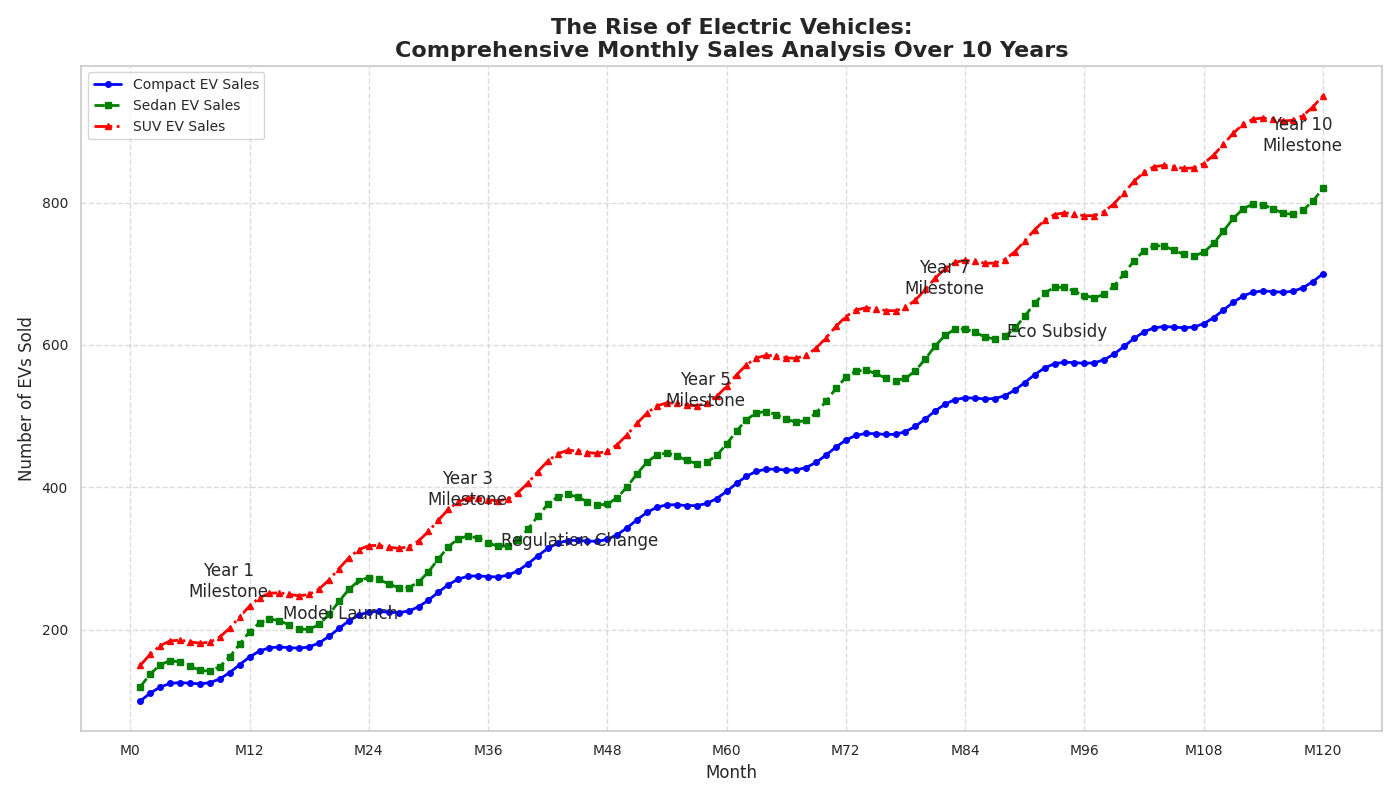

Write Python code to recreate this figure.
import matplotlib.pyplot as plt
import numpy as np

# Define time period: months over 10 years
months = np.arange(1, 121)  # 1 to 120 representing 10 years (12 months each)

# Create sales data for different EV categories with seasonal variation
sales_compact = 100 + 10 * np.sin(np.linspace(0, 24 * np.pi, 120)) + np.linspace(0, 600, 120)
sales_sedan = 120 + 20 * np.sin(np.linspace(0, 24 * np.pi, 120)) + np.linspace(0, 700, 120)
sales_suv = 150 + 15 * np.sin(np.linspace(0, 24 * np.pi, 120)) + np.linspace(0, 800, 120)

# Milestones and significant events
milestones = {
    12: "Year 1\nMilestone",
    36: "Year 3\nMilestone",
    60: "Year 5\nMilestone",
    84: "Year 7\nMilestone",
    120: "Year 10\nMilestone"
}
events = {
    24: "Model Launch",
    48: "Regulation Change",
    96: "Eco Subsidy"
}

# Create the line chart
plt.figure(figsize=(14, 8))
plt.plot(months, sales_compact, color='blue', linestyle='-', linewidth=2, marker='o', markersize=4, label='Compact EV Sales')
plt.plot(months, sales_sedan, color='green', linestyle='--', linewidth=2, marker='s', markersize=4, label='Sedan EV Sales')
plt.plot(months, sales_suv, color='red', linestyle='-.', linewidth=2, marker='^', markersize=4, label='SUV EV Sales')

# Adding milestone annotations
for month, text in milestones.items():
    plt.annotate(text, (month, (sales_compact[month-1] + sales_sedan[month-1] + sales_suv[month-1]) / 3),
                 textcoords="offset points", xytext=(-15, 25), ha='center',
                 arrowprops=dict(facecolor='black', arrowstyle='->', linewidth=1.5))

# Adding event annotations
for month, text in events.items():
    plt.annotate(text, (month, sales_sedan[month-1]), textcoords="offset points", xytext=(-20, -30), ha='center',
                 arrowprops=dict(facecolor='orange', arrowstyle='->', linewidth=1.5))

# Define plot details
plt.title("The Rise of Electric Vehicles:\nComprehensive Monthly Sales Analysis Over 10 Years", fontsize=16, weight='bold')
plt.xlabel("Month", fontsize=12)
plt.ylabel("Number of EVs Sold", fontsize=12)
plt.xticks(np.arange(0, 121, step=12), 
           ['M0', 'M12', 'M24', 'M36', 'M48', 'M60', 'M72', 'M84', 'M96', 'M108', 'M120'], fontsize=10)
plt.yticks(fontsize=10)

# Adding a legend
plt.legend(loc='upper left', fontsize=10)

# Adding grid lines for better readability
plt.grid(True, linestyle='--', alpha=0.7)

# Automatically adjust layout
plt.tight_layout()

# Show the plot
plt.show()
